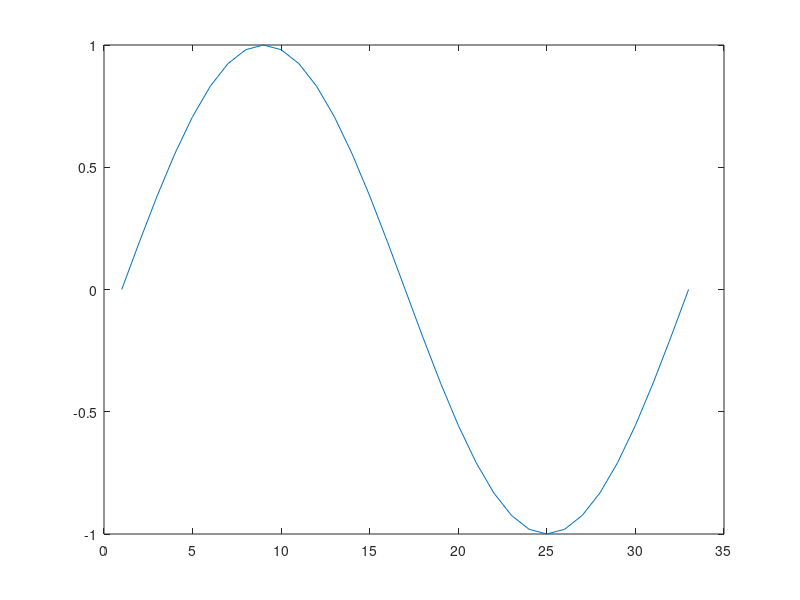

MATLAB code to generate this figure:
n = 0:32; #vektor n dengan panjang nilai 0 sampai dengan nilai 32
f = 1/32;
y = sin(2*pi*f*n); #pi = 3,14 f = 1/32, n = 0:32

plot (y);
